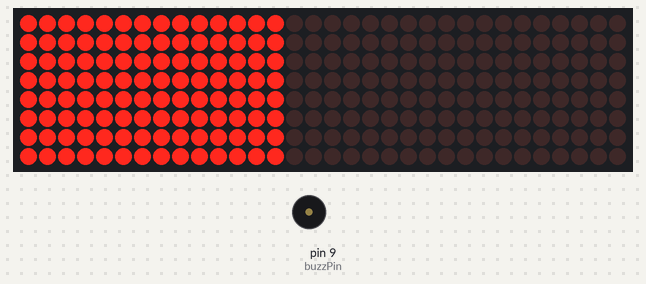
This sketch was run on a simulated Arduino Uno, built with avr-gcc and run on an emulated ATmega328P. On the bench: 32×8 LED matrix, buzzer (waves = sounding).

Above: at 0.1 s.
At 4.2 s:
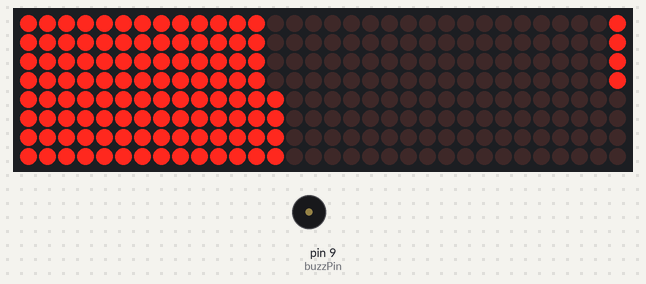
At 9.4 s:
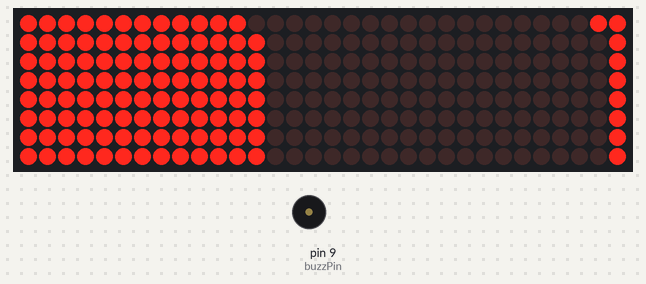
At 18.7 s:
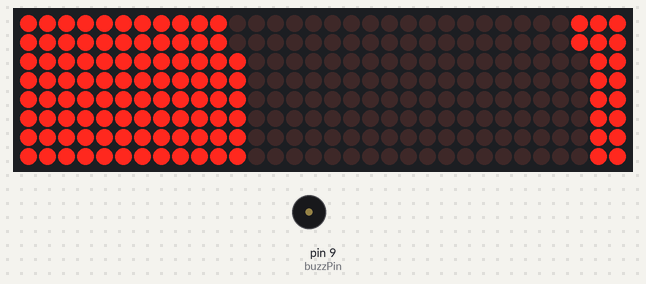
At 28.1 s:
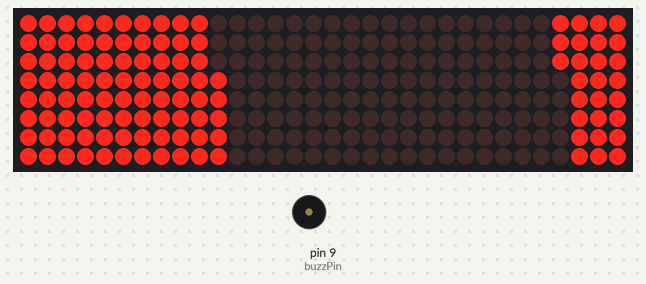
At 38.4 s:
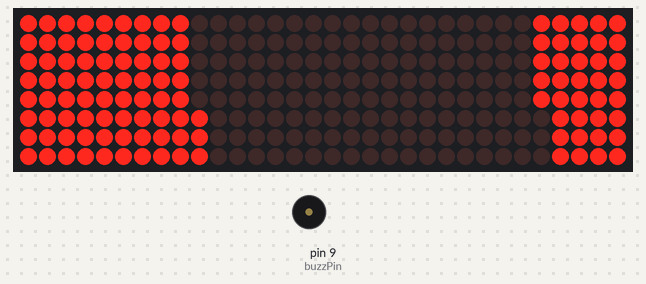

Measured:
- what the display in image 1 shows lasts 1.0 s, from 4.2 s to 5.2 s

The sketch:

countDown.ino
```cpp
#include <SPI.h>
#include <Adafruit_GFX.h>
#include <Max72xxPanel.h>
#include <stdio.h>
#include <DS1302.h>
int buzzPin = 9;
int pinCS = 10;
int numberOfHorizontalDisplays = 4;
int numberOfVerticalDisplays = 1;
Max72xxPanel matrix = Max72xxPanel(pinCS, numberOfHorizontalDisplays, numberOfVerticalDisplays);
char timeArr[8][32] ={
 //1                         14
  {1,1,1,1,1,1,1,1,1,1,1,1,1,1,0,0,0,0,0,0,0,0,0,0,0,0,0,0,0,0,0,0},//1
  {1,1,1,1,1,1,1,1,1,1,1,1,1,1,0,0,0,0,0,0,0,0,0,0,0,0,0,0,0,0,0,0},//2
  {1,1,1,1,1,1,1,1,1,1,1,1,1,1,0,0,0,0,0,0,0,0,0,0,0,0,0,0,0,0,0,0},//3
  {1,1,1,1,1,1,1,1,1,1,1,1,1,1,0,0,0,0,0,0,0,0,0,0,0,0,0,0,0,0,0,0},//4
  {1,1,1,1,1,1,1,1,1,1,1,1,1,1,0,0,0,0,0,0,0,0,0,0,0,0,0,0,0,0,0,0},//5
  {1,1,1,1,1,1,1,1,1,1,1,1,1,1,0,0,0,0,0,0,0,0,0,0,0,0,0,0,0,0,0,0},//6
  {1,1,1,1,1,1,1,1,1,1,1,1,1,1,0,0,0,0,0,0,0,0,0,0,0,0,0,0,0,0,0,0},//7
  {1,1,1,1,1,1,1,1,1,1,1,1,1,1,0,0,0,0,0,0,0,0,0,0,0,0,0,0,0,0,0,0} //8
};

void setup(){
  pinMode(buzzPin, OUTPUT);
  digitalWrite(buzzPin, LOW);
  matrix.setIntensity(10);
  matrix.setRotation(0, 1);
  matrix.setRotation(1, 1);
  matrix.setRotation(2, 1);
  matrix.setRotation(3, 1);
  Serial.begin(9600);
}

void loop(){
  drawDisplay();
  delay(1000);
  matrix.fillScreen(LOW);
  for(int m = 0;m<14;m++){
    for(int n=0;n<8;n++){
      timeArr[n][13-m] = 0;
      timeArr[n][17-m] = 1;
      drawDisplay();

      delay(5);
      timeArr[n][17-m] = 0;
      timeArr[n][21-m] = 1;
      drawDisplay();
      delay(2);
      tone(buzzPin, 500, 5);
      timeArr[n][21-m] = 0;
      timeArr[n][26-m] = 1;
      drawDisplay();
      delay(2);
      timeArr[n][26-m] = 0;
      timeArr[n][31-m] = 1;
      drawDisplay();
      noTone(buzzPin);
      delay(1000);

    }
  }
  resetTimeArr();

}

void drawDisplay(){
  for (int i = 0;i<32;i++){
    for(int j=0;j<8;j++){
      matrix.drawPixel(i,j,timeArr[j][i]);
    }
  }
  matrix.write();

}

void resetTimeArr(){
  for(int p = 0;p<32;p++){
    for(int q=0;q<8;q++){
      if(p<14){
        timeArr[q][p] = 1;
      }else{
        timeArr[q][p] = 0;
      }
    }
  }
}
```
